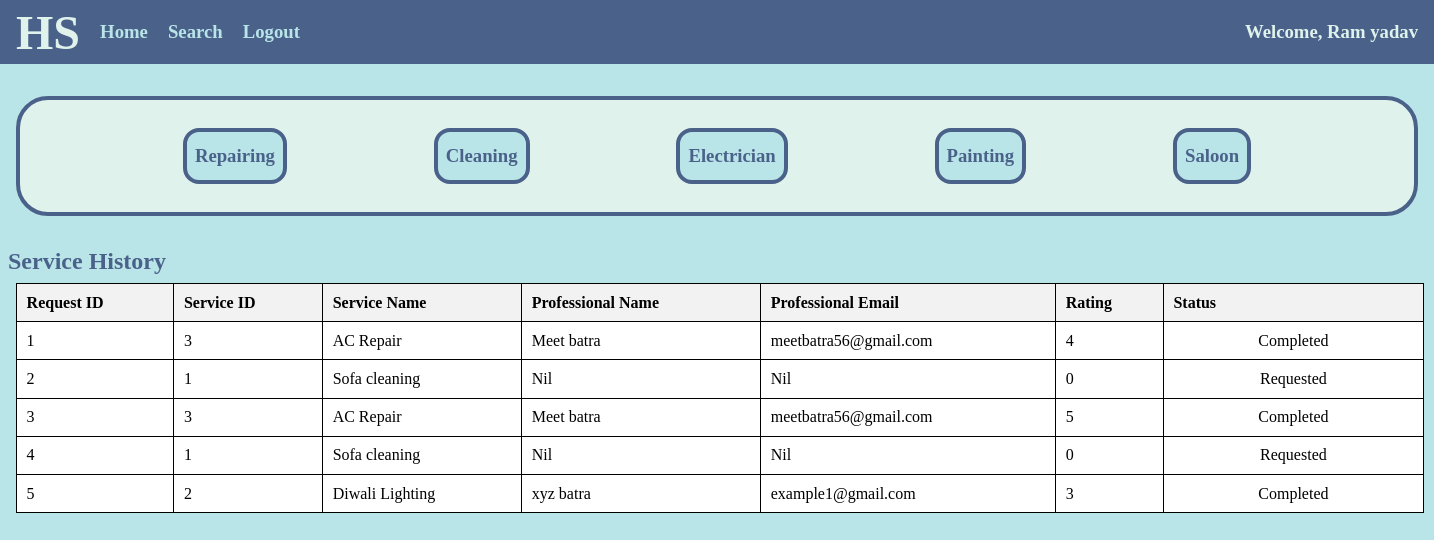
The app's page /customer/1/home, older data.
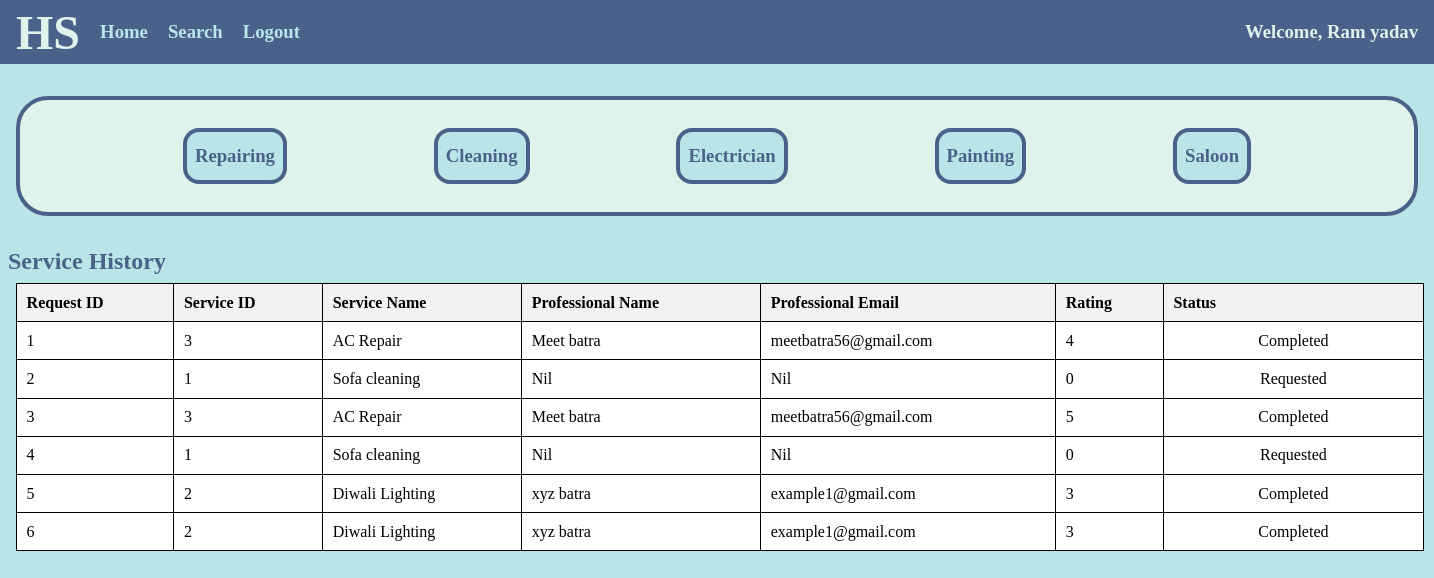
The same page, newer data.
### app.py (models this page shows)
class Service_Request(db.Model):
    __tablename__="service_requests"
    id = db.Column(db.Integer, primary_key=True, autoincrement=True)
    service_id = db.Column(db.Integer, db.ForeignKey('services.id'), nullable=False)
    cust_id = db.Column(db.Integer, db.ForeignKey('customers.id'), nullable=False)
    prof_id = db.Column(db.Integer, db.ForeignKey('professionals.id'), nullable=False)
    status = db.Column(db.String, nullable=False)
    rating = db.Column(db.Integer, default=0)

class Service(db.Model):
    __tablename__= "services"
    id = db.Column(db.Integer, primary_key=True, autoincrement=True)
    name = db.Column(db.String, nullable=False)
    type = db.Column(db.String, nullable=False)
    price = db.Column(db.String, nullable=False)
    time_reqd = db.Column(db.String)
    description = db.Column(db.String)

class Professional(db.Model):
    __tablename__="professionals"
    id = db.Column(db.Integer, primary_key=True, autoincrement=True)
    name = db.Column(db.String, nullable=False)
    email = db.Column(db.String, nullable=False, unique=True)
    passw = db.Column(db.String, nullable=False)
    service_id = db.Column(db.Integer, nullable=False)
    service_name = db.Column(db.String, nullable=False)
    experience = db.Column(db.Integer)
    address = db.Column(db.String)
    pincode = db.Column(db.String, nullable=False)
    status = db.Column(db.String, nullable=False)

### app.py (the view)
@app.route('/customer/<int:id>/home')
def customer_home(id):
    cust=Customer.query.filter_by(id=id).first()
    reqs=Service_Request.query.filter_by(cust_id=cust.id).all()
    profs=Professional.query.all()
    services=[]
    for req in reqs:
        flag=False
        service=Service.query.filter_by(id=req.service_id).first()
        for prof in profs:
            if(req.prof_id==prof.id):
                services.append((req,prof,service))
                flag=True
        if(not flag):
            services.append((req,'-',service))
    return render_template('customer_home.html', cust=cust, services=services)

### templates/customer_home.html (shortened to what this page needs)
<!DOCTYPE html>
<html lang="en">
<head>
    <link rel="stylesheet" href="/static/style_admin_prof.css">
</head>
<body>
    {% if cust.status=="Blocked" %}
    <div class="heading">
        <h1>Household Services</h1>
    </div>
    <div class="alert">
        <h1>You are Blocked</h1>
        <a href="/"><button>Go Back</button></a>
    </div>
    {% else %}
    <div class="nav">
        <h1>HS</h1>
        <div class="options">
            <h3><a href="/customer/{{cust.id}}/home">Home</a></h3>
            <h3><a href="/customer/{{cust.id}}/search">Search</a></h3>
            <h3><a href="/">Logout</a></h3>
        </div>
        <div class="greet">
            <h3>Welcome, {{cust.name}}</h3>
        </div>
    </div>
    {% if service %}
        <div class="services">
            <h2>{{service}}</h2>
            {% if packs | length==0 %}
                <div class="msg">
                    <h3>No {{service}} Services</h3>
                </div>
            {% else %}
            <table>
                <tr>
                    <th>S.No</th>
                    <th>Service Name</th>
                    <th>Description</th>
                    <th>Price(INR)</th>
                    <th>Time Required(hrs)</th>
                    <th>Action</th>
                </tr>
                {% for service in packs %}
                    <tr>
                        <td>{{loop.index}}</td>
                        <td>{{service.name}}</td>
                        <td>{{service.description}}</td>
                        <td>{{service.price}}</td>
                        <td>{{service.time_reqd}}</td>
                        <td class="btn">
                            <a href="/{{cust.id}}/service/{{service.id}}"><button>Book</button></a>
                        </td>
                    </tr>
                {% endfor %}
            </table>
            {% endif %}
        </div>
    {% else %}
    <div class="categories">
        <a href="/{{cust.id}}/service/repairing"><div class="repair">
            <h3>Repairing</h3>
        </div></a>
        <a href="/{{cust.id}}/service/cleaning"><div class="clean">
            <h3>Cleaning</h3>
        </div></a>
        <a href="/{{cust.id}}/service/electrician"><div class="elec">
            <h3>Electrician</h3>
        </div></a>
        <a href="/{{cust.id}}/service/painting"><div class="paint">
            <h3>Painting</h3>
        </div></a>
        <a href="/{{cust.id}}/service/saloon"><div class="saloon">
            <h3>Saloon</h3>
        </div></a>
    </div>
    {% endif %}
    <div class="reqs">
        <h2>Service History</h2>
        {% if services|length==0 %}
            <div class="msg">
                <h3>No Past Requests</h3>
            </div>
        {% else %}
        <table>
            <tr>
                <th>Request ID</th>
                <th>Service ID</th>
                <th>Service Name</th>
                <th>Professional Name</th>
                <th>Professional Email</th>
                <th>Rating</th>
                <th>Status</th>
            </tr>
            {% for req,prof,service in services %}
            <tr>
                <td>{{req.id}}</td>
                <td>{{service.id}}</td>
                <td>{{service.name}}</td>
                {% if prof!="-" %}
                <td>{{prof.name}}</td>
                <td>{{prof.email}}</td>
                {% else %}
                <td>Nil</td>
                <td>Nil</td>
                {% endif %}
                <td>{{req.rating}}</td>
                <td class="btn">
                    {% if req.status=="pending" %}
                        <a href="/customer/{{cust.id}}/close_service/{{req.id}}"><button>Close</button></a>
                    {% elif req.status=="requested" %}
                        Requested
                    {% else %}
                        Completed
                    {% endif %}
                </td>
            </tr>
            {% endfor %}
        </table>
        {% endif %}
    </div>
    {% endif %}
</body>
</html>

Row changes from the older to the newer data that the page shows:
added Service_Request: id "6", id "2", name "Diwali Lighting", name "xyz batra", email "example1@gmail.com", rating "3", status "Completed"
